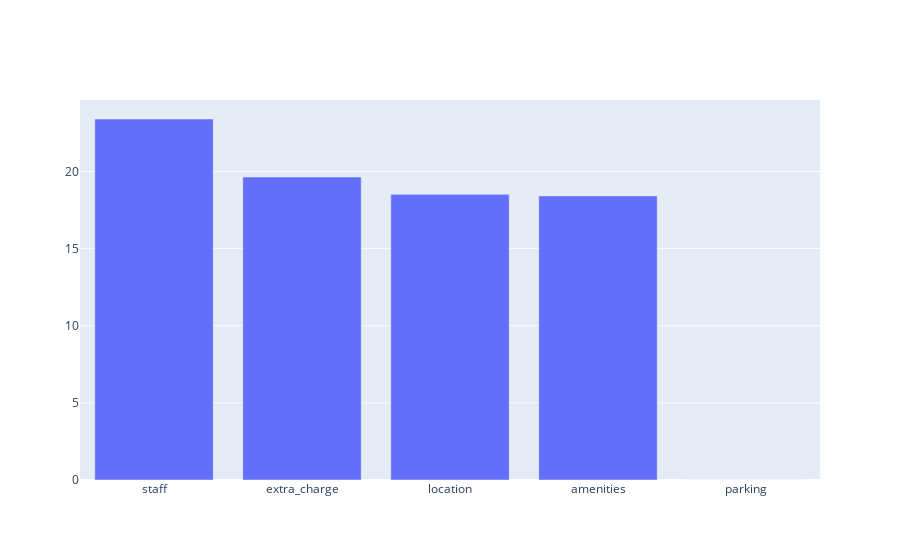

Here is the notebook cell this chart was saved with:
### Code cell
import plotly
import plotly.graph_objs as go

ridgeReg.fit(X_train, y_train)
features=x_column

index = np.argsort(-ridgeReg.coef_)
# index
ordered = [ features[i] for i in index]

dataBar = [go.Bar(
            x=ordered,
            y=ridgeReg.coef_[index]
    )]

plotly.offline.iplot(dataBar, filename='Ridge regression feature coefficients')

### Figure 1 — Plotly figure (JSON) as saved in the notebook; plotly's stock layout.template omitted (floating-point values rounded to 4 significant figures)
{"data": [{"type": "bar", "x": ["staff", "extra_charge", "location", "amenities", "parking"], "y": [23.4, 19.64, 18.52, 18.41, 0]}], "layout": {}}
